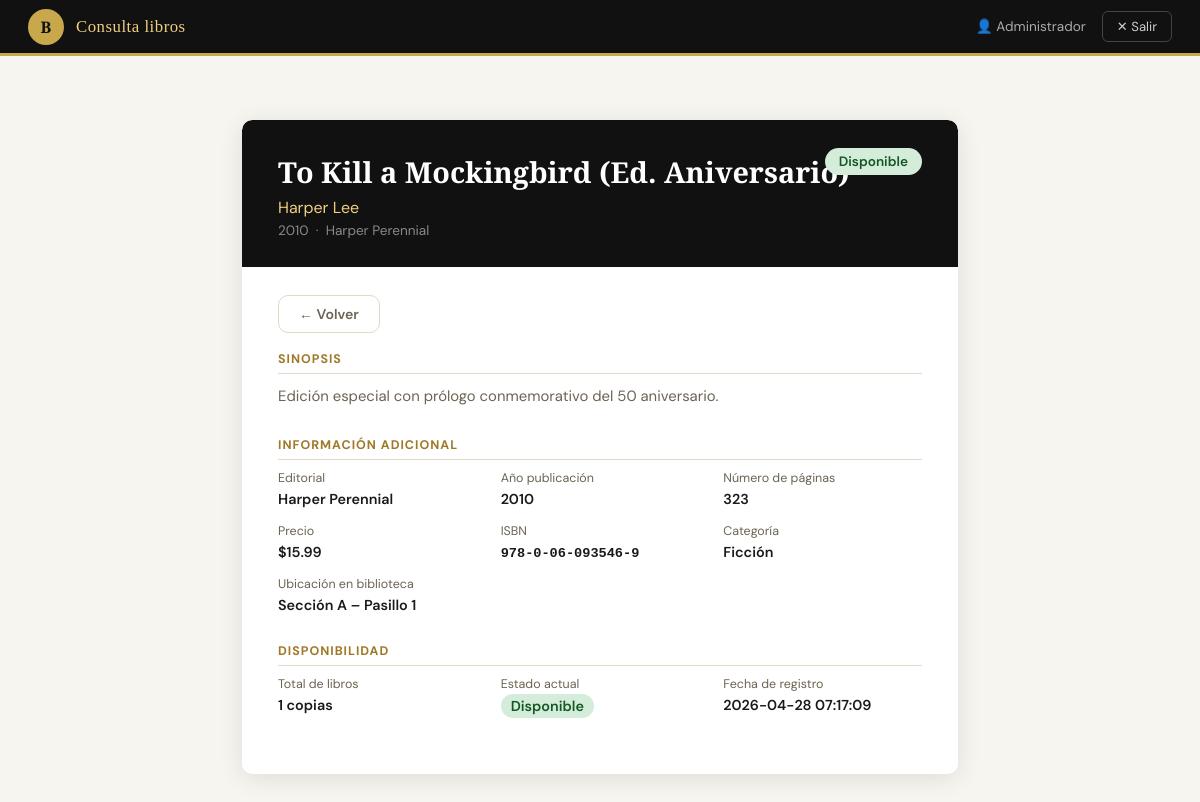
/index.php?action=detalles&isbn=978-0-06-093546-9 (signed in), run on the app's committed database.
### tables this page shows
CREATE TABLE IF NOT EXISTS Libros (
    ISBN            VARCHAR(20)     PRIMARY KEY,
    Titulo          VARCHAR(255)    NOT NULL,
    Autor           VARCHAR(255)    NOT NULL,
    Editorial       VARCHAR(150)    NOT NULL,
    Sinopsis        TEXT,
    AnioPublicacion YEAR            NOT NULL,
    NumeroPaginas   INT             NOT NULL,
    Precio          DECIMAL(10,2)   NOT NULL,
    Ubicacion       VARCHAR(100)    NOT NULL,
    NumeroCopias    INT             NOT NULL DEFAULT 1,
    Categoria       VARCHAR(100)    NOT NULL,
    FechaRegistro   DATETIME        NOT NULL DEFAULT CURRENT_TIMESTAMP,
    Estado          ENUM('disponible','prestado','mantenimiento','perdido')
                                    NOT NULL DEFAULT 'disponible',
    INDEX idx_titulo (Titulo(50)),
    INDEX idx_autor  (Autor(50))
);

### controllers/LibroController.php (called while the page is built, shortened)
<?php
require_once __DIR__ . '/../models/LibroModel.php';
class LibroController {
    private LibroModel $model;
    public function __construct() {
        $this->model = new LibroModel();
    }
    public function detalles(): void {
        $isbn  = $_GET['isbn'] ?? '';
        $libro = $this->model->getByISBN($isbn);
        require __DIR__ . '/../views/libros/detalles.php';
    }
}

### config/db.php (called while the page is built)
<?php
function getDB(): PDO {
    $host     = getenv('DB_HOST')     ?: 'localhost';
    $port     = getenv('DB_PORT')     ?: '3306';
    $dbname   = getenv('DB_NAME')     ?: 'olp300';
    $user     = getenv('DB_USER')     ?: 'root';
    $password = getenv('DB_PASSWORD') ?: '';
    $dsn = "mysql:host=$host;port=$port;dbname=$dbname;charset=utf8mb4";
    try {
        $pdo = new PDO($dsn, $user, $password, [
            PDO::ATTR_ERRMODE            => PDO::ERRMODE_EXCEPTION,
            PDO::ATTR_DEFAULT_FETCH_MODE => PDO::FETCH_ASSOC,
            PDO::ATTR_EMULATE_PREPARES   => false,
        ]);
        return $pdo;
    } catch (PDOException $e) {
        error_log('DB Connection error: ' . $e->getMessage());
        die(json_encode(['error' => 'Error de conexión a la base de datos.']));
    }
}

### models/LibroModel.php (called while the page is built, shortened)
<?php
require_once __DIR__ . '/../config/db.php';
class LibroModel {
    private PDO $db;
    public function __construct() {
        $this->db = getDB();
    }
    public function getByISBN(string $isbn): array|false {
        $stmt = $this->db->prepare(
            'SELECT * FROM Libros WHERE ISBN = :isbn LIMIT 1'
        );
        $stmt->execute([':isbn' => $isbn]);
        return $stmt->fetch();
    }
}

### views/libros/detalles.php (the view, shortened to what this page needs)
<!DOCTYPE html>
<html lang="es">
<head>
  <link rel="stylesheet" href="public/css/style.css">
</head>
<body>
<header class="topbar">
  <div class="topbar__brand">
    <div class="topbar__logo">B</div>
    <span class="topbar__title">Consulta libros</span>
  </div>
  <nav class="topbar__nav">
    <span class="topbar__user">👤 <?= htmlspecialchars($_SESSION['nombre'] ?? '') ?></span>
    <a href="index.php?action=logout" class="btn-exit">✕ Salir</a>
  </nav>
</header>
<main class="page page-narrow" style="margin-top:28px;">
  <div class="card">
    <div class="detail-hero">
      <span class="badge badge-<?= $libro['Estado'] ?>"><?= $libro['Estado'] ?></span>
      <h1><?= htmlspecialchars($libro['Titulo']) ?></h1>
      <div class="author"><?= htmlspecialchars($libro['Autor']) ?></div>
      <div class="meta"><?= htmlspecialchars($libro['AnioPublicacion']) ?> &nbsp;·&nbsp; <?= htmlspecialchars($libro['Editorial']) ?></div>
    </div>
    <div class="detail-body">
      <div style="margin-bottom:18px;">
        <a href="index.php?action=catalogo" class="btn btn-secondary">← Volver</a>
      </div>
      <div class="detail-section">
        <h3>Sinopsis</h3>
        <p style="line-height:1.7;color:var(--text-muted);font-size:.93rem;">
          <?= nl2br(htmlspecialchars($libro['Sinopsis'] ?? 'Sin sinopsis disponible.')) ?>
        </p>
      </div>
      <div class="detail-section">
        <h3>Información adicional</h3>
        <div class="detail-grid">
          <div class="detail-item">
            <label>Editorial</label>
            <span><?= htmlspecialchars($libro['Editorial']) ?></span>
          </div>
          <div class="detail-item">
            <label>Año publicación</label>
            <span><?= htmlspecialchars($libro['AnioPublicacion']) ?></span>
          </div>
          <div class="detail-item">
            <label>Número de páginas</label>
            <span><?= (int)$libro['NumeroPaginas'] ?></span>
          </div>
          <div class="detail-item">
            <label>Precio</label>
            <span>$<?= number_format((float)$libro['Precio'], 2) ?></span>
          </div>
          <div class="detail-item">
            <label>ISBN</label>
            <span style="font-family:monospace;font-size:.85rem;"><?= htmlspecialchars($libro['ISBN']) ?></span>
          </div>
          <div class="detail-item">
            <label>Categoría</label>
            <span><?= htmlspecialchars($libro['Categoria']) ?></span>
          </div>
          <div class="detail-item" style="grid-column: 1 / -1;">
            <label>Ubicación en biblioteca</label>
            <span><?= htmlspecialchars($libro['Ubicacion']) ?></span>
          </div>
        </div>
      </div>
      <div class="detail-section">
        <h3>Disponibilidad</h3>
        <div class="detail-grid">
          <div class="detail-item">
            <label>Total de libros</label>
            <span><?= (int)$libro['NumeroCopias'] ?> copias</span>
          </div>
          <div class="detail-item">
            <label>Estado actual</label>
            <span><span class="badge badge-<?= $libro['Estado'] ?>"><?= $libro['Estado'] ?></span></span>
          </div>
          <div class="detail-item">
            <label>Fecha de registro</label>
            <span><?= htmlspecialchars($libro['FechaRegistro']) ?></span>
          </div>
        </div>
      </div>
    </div>
  </div>
</main>
</body>
</html>

### public/css/style.css (style rules this page uses)
:root { --gold: #C9A84C; --gold-dark: #A07828; --gold-light: #F0D080; --black: #111111; --dark: #1A1A1A; --surface: #FFFFFF; --surface-2: #F7F5F0; --border: #E2D9C8; --text: #1A1A1A; --text-muted: #6B6452; --danger: #C0392B; --danger-bg: #FDF0EE; --success: #1E7E34; --success-bg: #EBF7ED; --warning: #856404; --warning-bg: #FFF3CD; --radius: 10px; --shadow: 0 4px 24px rgba(0,0,0,.10); --shadow-sm: 0 2px 8px rgba(0,0,0,.07); --transition: .18s ease; --font-display: 'Playfair Display', Georgia, serif; --font-body: 'DM Sans', system-ui, sans-serif; }
*, *::before, *::after { box-sizing: border-box; margin: 0; padding: 0; }
html { font-size: 16px; }
body { font-family: var(--font-body); background: var(--surface-2); color: var(--text); min-height: 100vh; }
a { color: inherit; text-decoration: none; }
.topbar { background: var(--black); color: #fff; height: 56px; display: flex; align-items: center; justify-content: space-between; padding: 0 28px; position: sticky; top: 0; z-index: 100; border-bottom: 3px solid var(--gold); }
.topbar__brand { display: flex; align-items: center; gap: 12px; }
.topbar__logo { width: 36px; height: 36px; background: var(--gold); border-radius: 50%; display: flex; align-items: center; justify-content: center; font-family: var(--font-display); font-size: 16px; color: var(--black); font-weight: 700; }
.topbar__title { font-family: var(--font-display); font-size: 1.05rem; color: var(--gold-light); letter-spacing: .03em; }
.topbar__nav { display: flex; align-items: center; gap: 8px; }
.topbar__user { font-size: .85rem; color: #aaa; margin-right: 8px; }
.btn-exit { background: transparent; border: 1px solid #444; color: #ccc; padding: 6px 14px; border-radius: 6px; font-size: .82rem; transition: var(--transition); }
.page { padding: 36px 32px; max-width: 1200px; margin: 0 auto; }
.page-narrow { max-width: 780px; }
.btn { display: inline-flex; align-items: center; gap: 6px; padding: 9px 20px; border-radius: var(--radius); font-size: .88rem; font-weight: 600; border: none; transition: var(--transition); white-space: nowrap; }
.btn-secondary { background: transparent; border: 1.5px solid var(--border); color: var(--text-muted); }
.card { background: var(--surface); border-radius: var(--radius); box-shadow: var(--shadow); overflow: hidden; }
.badge { display: inline-block; padding: 3px 10px; border-radius: 20px; font-size: .76rem; font-weight: 600; text-transform: capitalize; }
.badge-disponible { background: #d4edda; color: #155724; }
.detail-hero { background: var(--black); color: #fff; border-radius: var(--radius) var(--radius) 0 0; padding: 32px 36px 28px; position: relative; }
.detail-hero h1 { font-family: var(--font-display); font-size: 1.8rem; margin-bottom: 6px; }
.detail-hero .author { color: var(--gold-light); font-size: 1rem; margin-bottom: 4px; }
.detail-hero .meta { color: #888; font-size: .85rem; }
.detail-hero .badge { position: absolute; top: 28px; right: 36px; font-size: .85rem; padding: 5px 14px; }
.detail-body { padding: 28px 36px; }
.detail-section { margin-bottom: 28px; }
.detail-section h3 { font-size: .78rem; text-transform: uppercase; letter-spacing: .08em; color: var(--gold-dark); font-weight: 700; margin-bottom: 10px; padding-bottom: 6px; border-bottom: 1px solid var(--border); }
.detail-grid { display: grid; grid-template-columns: repeat(3, 1fr); gap: 14px 24px; }
.detail-item label { font-size: .78rem; color: var(--text-muted); display: block; margin-bottom: 2px; }
.detail-item span { font-weight: 600; font-size: .9rem; }

### data on the page
libros: Estado "Disponible", Titulo "To Kill a Mockingbird (Ed. Aniversario)", Autor "Harper Lee", AnioPublicacion "2010", Editorial "Harper Perennial", Sinopsis "Edición especial con prólogo conmemorativo del 50 aniversario.", NumeroPaginas "323", Precio "15.99", ISBN "978-0-06-093546-9", Categoria "Ficción", Ubicacion "Sección A – Pasillo 1", NumeroCopias "1", FechaRegistro "2026-04-28 07:17:09"

### other printed values
$_SESSION['nombre'] "Administrador"
